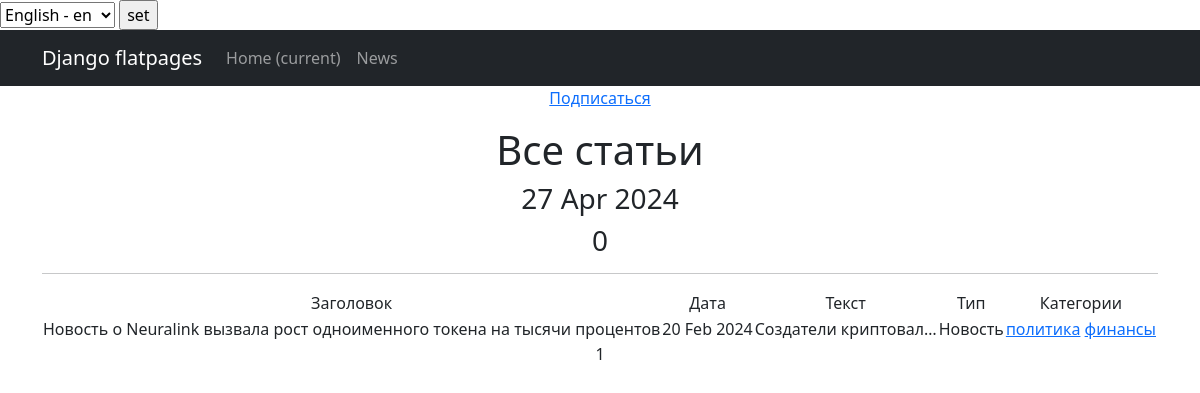
Screenshot of /news/categories/1 with the database file from the repository.
### news/models.py (models this page shows, shortened)
class Post(models.Model):
    NEWS = 'NW'
    ARTICLE = "AR"
    POSITIONS = [
        (NEWS, 'Новость'),
        (ARTICLE, 'Статья')
    ]
    author = models.ForeignKey(Author, on_delete=models.CASCADE)
    type = models.CharField(max_length=20, choices=POSITIONS, default=NEWS)
    time_in = models.DateTimeField(auto_now_add=True)
    category = models.ManyToManyField(Category, through='PostCategory')
    title = models.CharField(
        max_length=255,
        unique=True,
    )
    text = models.TextField()
    rating = models.IntegerField(default=0)

class Category(models.Model):
    name = models.CharField(max_length=255, help_text=_('имя категории'), unique=True)
    subscribers = models.ManyToManyField(User, blank=True,null=True, related_name='categories')
    def __str__(self):
        return self.name

### news/views.py (the view)
# urls.py: path('categories/<int:pk>', CategoryListView.as_view(), name='category_list'),
class CategoryListView(PostsList):
    model = Post
    template_name = 'category_list.html'
    context_object_name = 'category_news_list'
    def get_queryset(self):
        self.category = get_object_or_404(Category, id=self.kwargs['pk'])
        queryset = Post.objects.filter(category=self.category)
        return queryset
    def get_context_data(self, **kwargs):
        context = super().get_context_data(**kwargs)
        context['is_not_subscriber'] = self.request.user not in self.category.subscribers.all()
        context['category'] = self.category
        return context

### news/templatetags/custom_filters.py (called while the page is built)
@register.filter()
def censor(value):
    new_text = value.replace('редиска', 'р******')
    new_text = new_text.replace('скуф', 'ск**')
    return new_text

### news/views.py (called while the page is built)
    def get_context_data(self, **kwargs):
        context = super().get_context_data(**kwargs)
        context['time_now'] = datetime.utcnow()
        return context

### templates/category_list.html (shortened to what this page needs)
{% extends 'flatpages/default.html' %}
{% load i18n %}
{% load custom_filters %}
{% load custom_tags %}
{% block content %}
    {% if is_not_subscriber %}
        <p class="text-center"><a href="{% url 'subscribe' category.id %}" class="btn-secondary btn-sm">Подписаться</a></p>
    {% endif %}
    <h1>{% trans "Все статьи" %}</h1>
    <h3>{{ time_now|date:'d M Y' }}</h3>
    <h3> {{ posts|length }} </h3>
    <hr>
   {% if category_news_list %}
       <table>
           <tr>
               <td>{% trans "Заголовок" %}</td>
               <td>{% trans "Дата" %}</td>
               <td>{% trans "Текст" %}</td>
               <td>{% trans "Тип" %}</td>
               <td>{% trans "Категории" %}</td>
           </tr>
           {% for post in category_news_list %}
           <tr>
               <td>
                   {{ post.title|censor }}
               </td>
               <td>
                   {{ post.time_in|date:'d M Y' }}
               </td>
               <td>
                   {{ post.text|truncatechars:20|censor }}
               </td>
               <td>
                   {{ post.type }}
               </td>
               <td>
                   {% for category in post.category.all %}
                       <a href="{% url 'category_list' category.id %}"> {{category}}</a>
                   {% endfor %}
               </td>
           </tr>
           {% endfor %}
       </table>
   {% endif %}
   {{ page_obj.number }}
{% endblock content %}

### rows the page displays
Post: title|censor "Новость о Neuralink вызвала рост одноименного токена на тысячи процентов", time_in "20 Feb 2024", text|censor "Создатели криптовал…", type "Новость"
Category: name "политика"
Category: name "финансы"

### other values shown
{{ time_now|date:'d M Y' }} "27 Apr 2024"
{{ posts|length }} "0"
{{ page_obj.number }} "1"
form field language "English - en"
